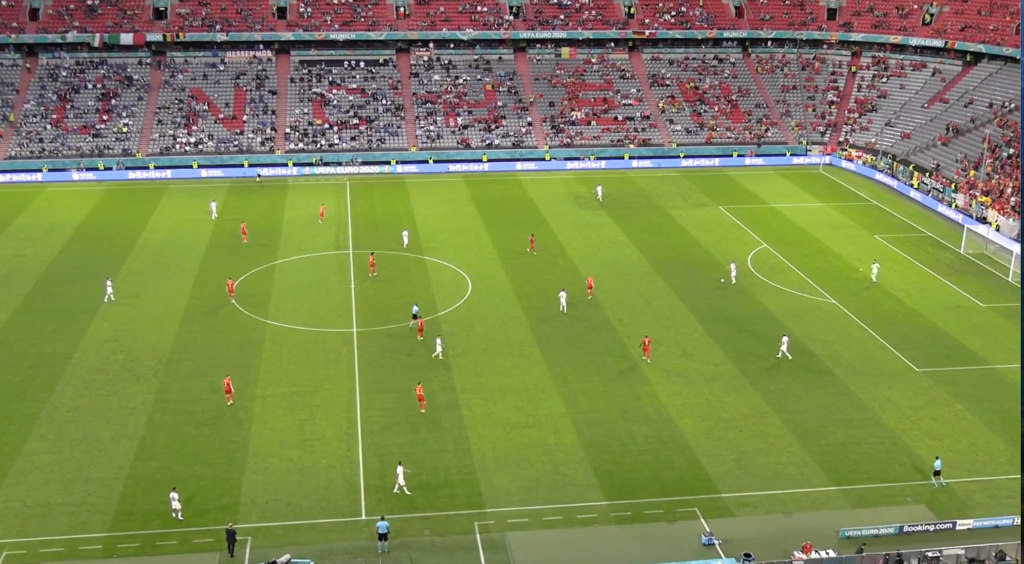
#> input picture IMAGEN PARA ANALISIS PRO.png, 2048 x 1127 px (shown at 1/2 size)
$ python -i 02_track_to_csv_filtrado.py   (imports and definitions only)
#> lines starting #> are read from the running program, lines starting #| are printed output that depends on the picture; after the words box and inside, x2 and y2 are one past the last pixel; in counts of white or black regions, pixels touching at a corner belong together
#> further down, picture is the input picture: shape (1127, 2048, 3); mean B, G, R 78.8, 134.8, 124.5
from ultralytics import YOLO
import pandas as pd
import numpy as np
import cv2

VIDEO = "match2_clip_1m_60s.mp4"
MODEL = "yolo11l.pt"
IMGSZ = 1280
CONF  = 0.25
IOU   = 0.6

OUT_CSV = "detecciones_track_filtrado.csv"

# HSV del césped (mismos que usaste)
LOW = (35, 40, 40)
HIGH = (90, 255, 255)

MIN_BBOX_H = 25      # filtra personas muy pequeñas (banquillo/gradas)
FOOT_OFFSET = 6      # píxeles por debajo del pie
PATCH = 7            # parche 7x7 para evitar fallos

def mask_cesped(frame_bgr):
    """Máscara de césped por frame (robusta a paneos)."""
    hsv = cv2.cvtColor(frame_bgr, cv2.COLOR_BGR2HSV)
#> hsv: shape (1127, 2048, 3); mean H, S, V 68.7, 120.1, 143.3
    m = cv2.inRange(hsv, LOW, HIGH)
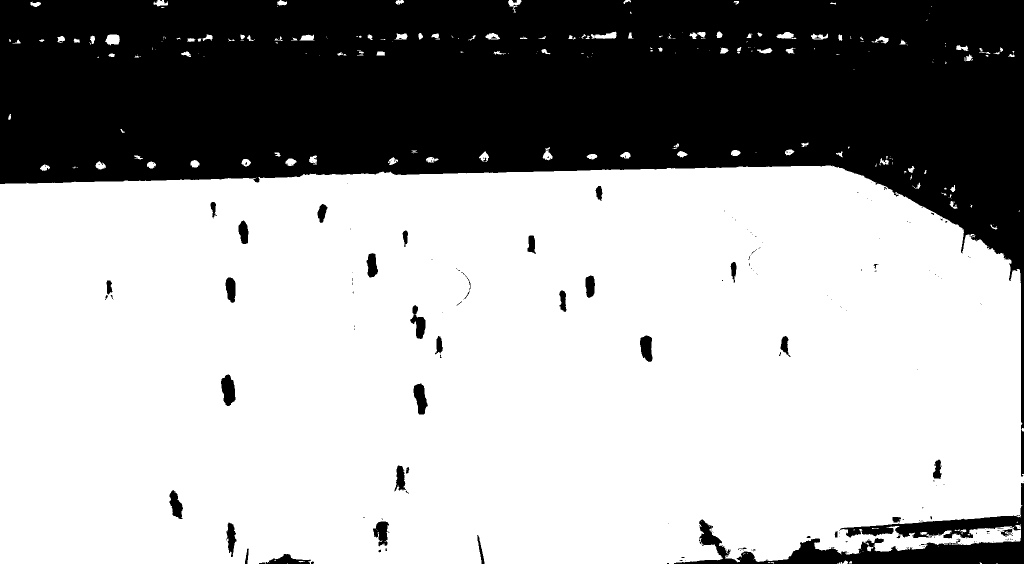
#> m: shape (1127, 2048) (shown at 1/2 size); 66.2% white; 211 black regions (167 under 20 px), largest, box (x1, y1, x2, y2) and area: (0, 0, 2048, 953) 733768, (1348, 966, 2048, 1127) 28241, (442, 749, 471, 812) 1292

    kernel = np.ones((7, 7), np.uint8)
    m = cv2.morphologyEx(m, cv2.MORPH_OPEN, kernel)
#> m: shape (1127, 2048); 65.8% white; 91 black regions (58 under 20 px), largest, box (x1, y1, x2, y2) and area: (0, 0, 2048, 953) 741575, (1348, 962, 2048, 1127) 31436, (442, 749, 471, 812) 1294
    m = cv2.morphologyEx(m, cv2.MORPH_CLOSE, kernel)
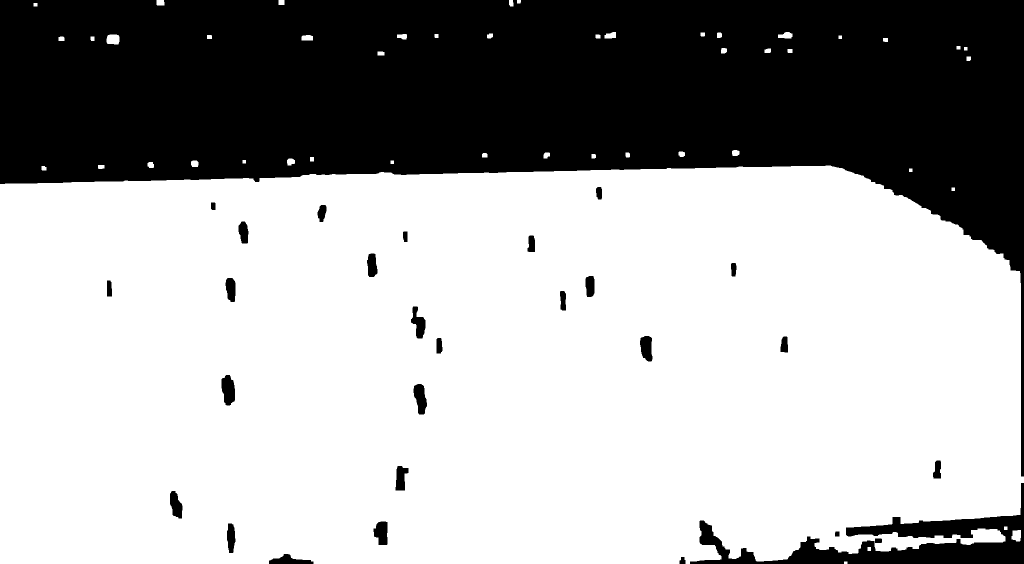
#> m: shape (1127, 2048) (shown at 1/2 size); 65.9% white; 29 black regions, largest, box (x1, y1, x2, y2) and area: (0, 0, 2048, 953) 741212, (1380, 966, 2048, 1127) 30731, (443, 750, 470, 811) 1268

    # quedarnos con el componente más grande (campo)
    num_labels, labels, stats, _ = cv2.connectedComponentsWithStats(m, connectivity=8)
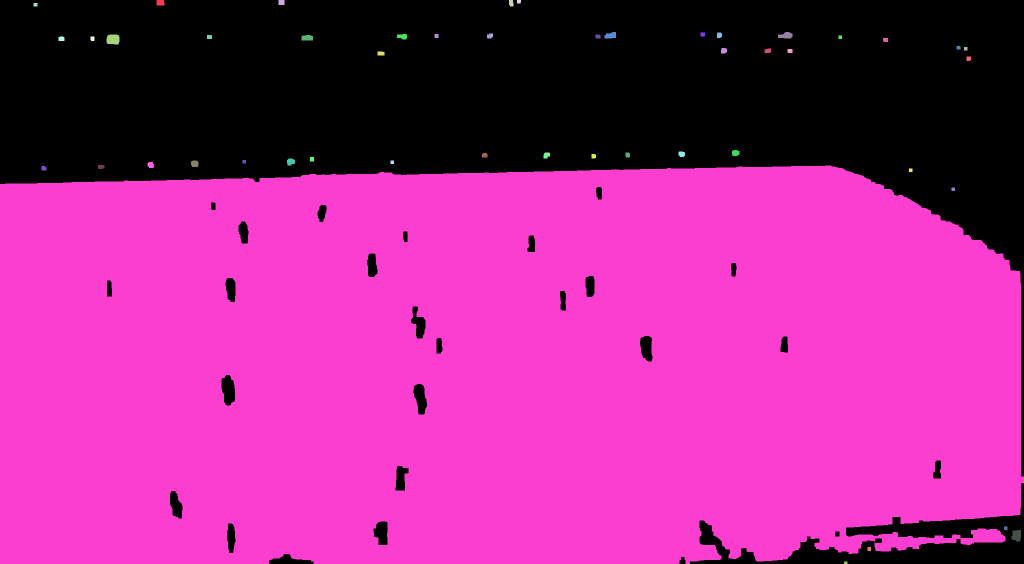
#> labels: shape (1127, 2048) int32 (shown at 1/2 size); 49 distinct labels, from 0 to 48; one colour per label, 0 black
#> num_labels = 49; stats = 49 rows, first 6: [0, 0, 2048, 1127, 787770], [313, 0, 16, 11, 171], [557, 0, 12, 10, 120], [1018, 0, 9, 13, 107], [1034, 0, 8, 7, 54], [67, 6, 8, 7, 56]
    if num_labels > 1:
        largest = 1 + np.argmax(stats[1:, cv2.CC_STAT_AREA])
#> largest = 41
        m = (labels == largest).astype(np.uint8) * 255
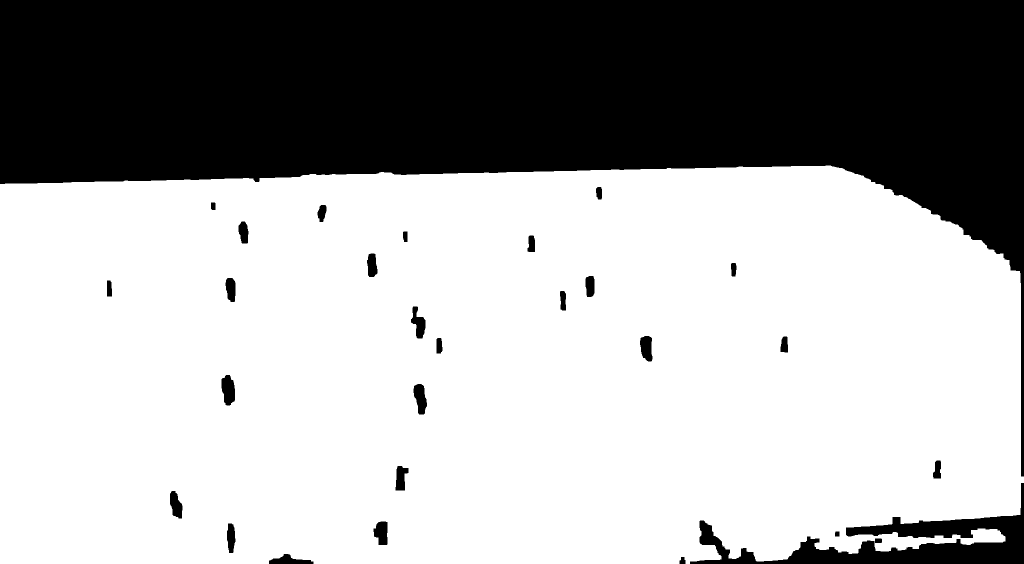
#> m: shape (1127, 2048) (shown at 1/2 size); 65.6% white; 29 black regions, largest, box (x1, y1, x2, y2) and area: (0, 0, 2048, 953) 746116, (1380, 966, 2048, 1127) 31230, (443, 750, 470, 811) 1268

    # rellenar agujeros (jugadores) – igual que en tu opción A
    mb = (m > 0).astype(np.uint8)
    inv = 1 - mb
    ff = inv.copy()
    h, w = ff.shape
#> h = 1127; w = 2048
    ff_mask = np.zeros((h + 2, w + 2), np.uint8)
    cv2.floodFill(ff, ff_mask, (0, 0), 2)
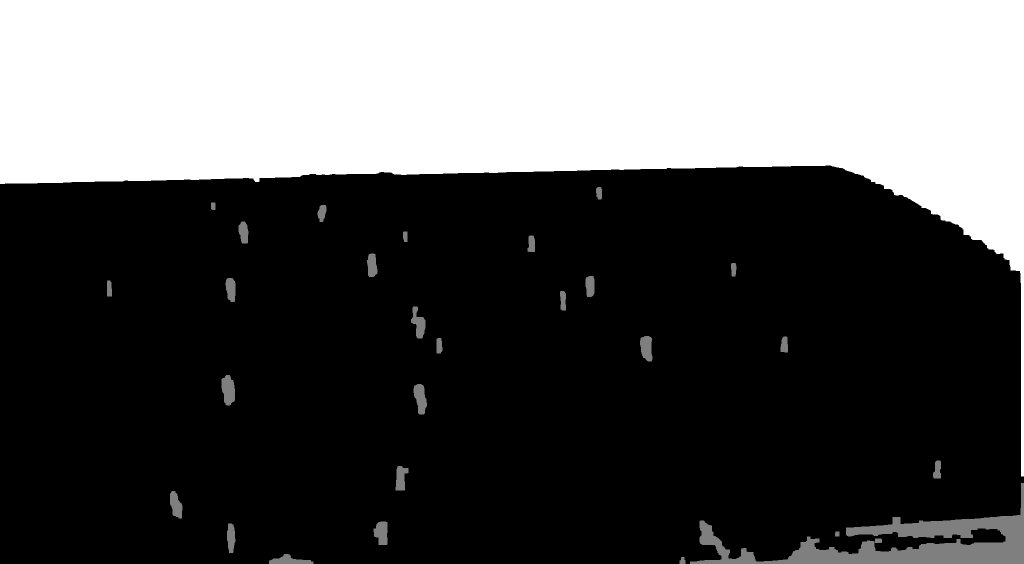
#> ff: shape (1127, 2048) (shown at 1/2 size); min 0, max 2, mean 0.667; drawn with min black and max white
    holes = (inv == 1) & (ff != 2)
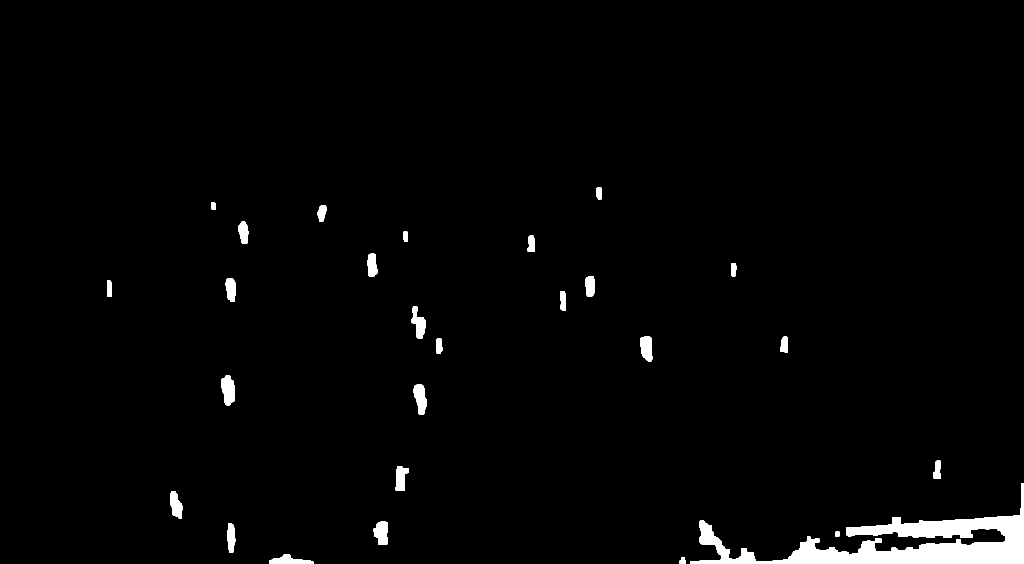
#> holes: shape (1127, 2048) bool (shown at 1/2 size); 2% white; 28 white regions, largest, box (x1, y1, x2, y2) and area: (1380, 966, 2048, 1127) 31230, (443, 750, 470, 811) 1268, (827, 768, 854, 829) 1128
    mb[holes] = 1
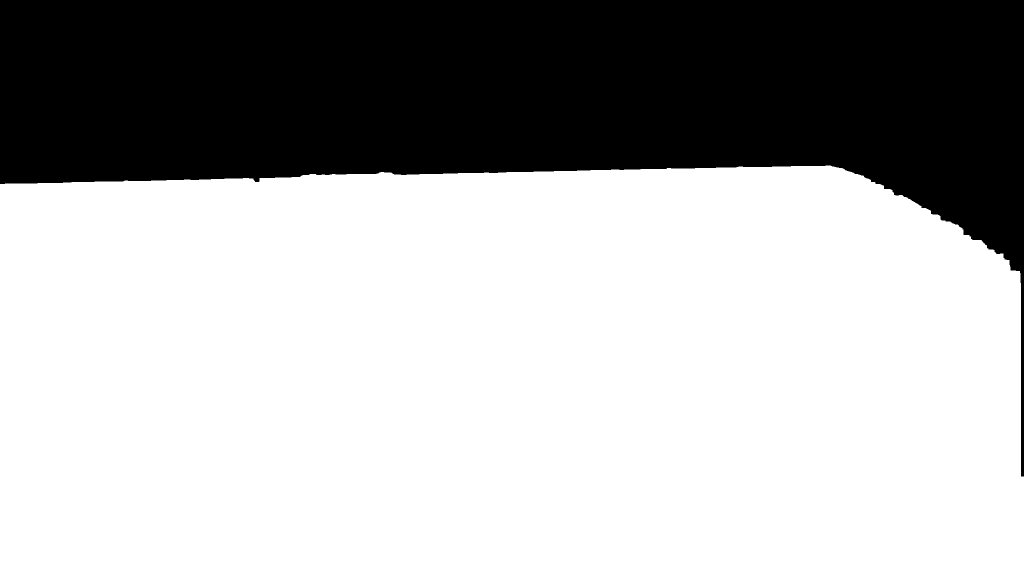
#> mb: shape (1127, 2048) (shown at 1/2 size); values 0 (black) and 1 (white), 67.7% white; 1 black region, box (x1, y1, x2, y2) and area: (0, 0, 2048, 953) 746116
    return (mb * 255).astype(np.uint8)

# [70 lines left out: function main, not called in this run]

# [2 lines not run here, left out]

>>> import cv2
>>> picture = cv2.imread('../IMAGEN PARA ANALISIS PRO.png')
>>> result = mask_cesped(picture)

$ run again, on H0.png
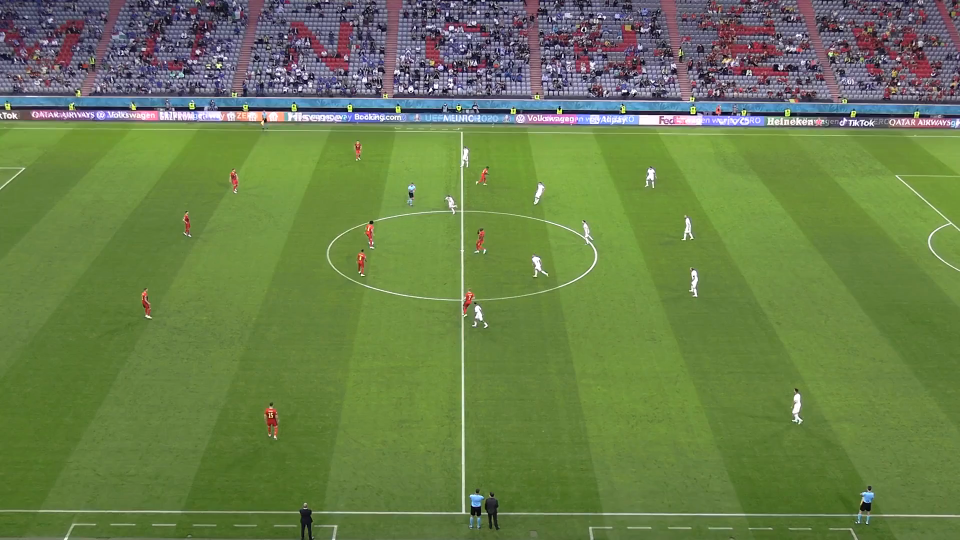
#> input picture H0.png, 1920 x 1080 px (shown at 1/2 size)
#> picture is the input picture: shape (1080, 1920, 3); mean B, G, R 75.5, 126.2, 105.5
#> hsv: shape (1080, 1920, 3); mean H, S, V 62.3, 123.5, 132.9
#> in mask_cesped, `num_labels, labels, stats, _ = cv2.connectedComponentsWithStats(m, con..`:
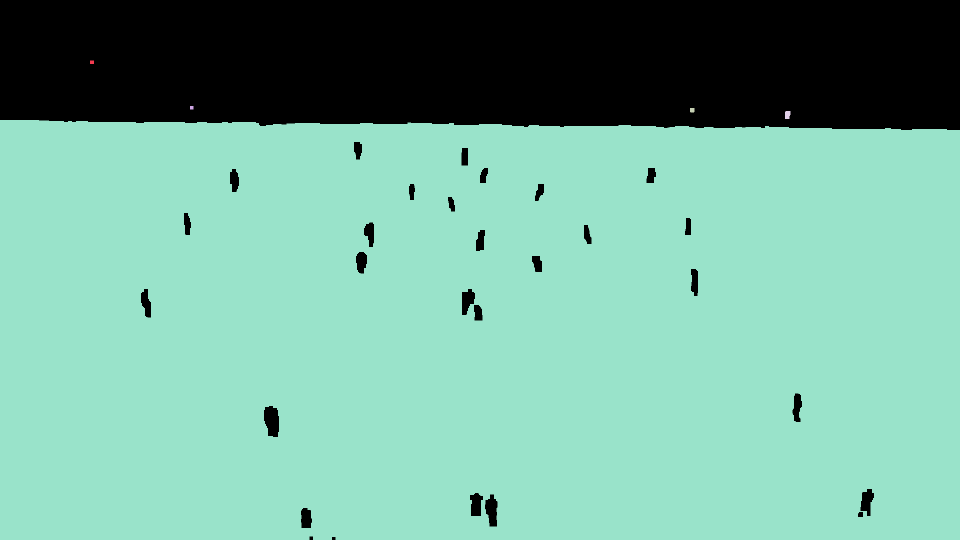
#> labels: shape (1080, 1920) int32 (shown at 1/2 size); 6 distinct labels, from 0 to 5; one colour per label, 0 black
#> num_labels = 6; stats = [[0, 0, 1920, 1080, 495556], [180, 121, 8, 7, 56], [380, 212, 7, 7, 49], [1380, 216, 9, 9, 79], [1570, 222, 11, 16, 160], [0, 240, 1920, 840, 1577700]]
#> largest = 5
#> inv: shape (1080, 1920); values 0 (black) and 1 (white), 23.9% white; 29 white regions, largest, box (x1, y1, x2, y2) and area: (0, 0, 1920, 260) 479797, (528, 812, 558, 874) 1504, (970, 989, 995, 1053) 1144
#> holes: shape (1080, 1920) bool; 0.78% white; 28 white regions, largest, box (x1, y1, x2, y2) and area: (528, 812, 558, 874) 1504, (970, 989, 995, 1053) 1144, (1721, 978, 1748, 1032) 930
#> in mask_cesped, `mb[holes] = 1`:
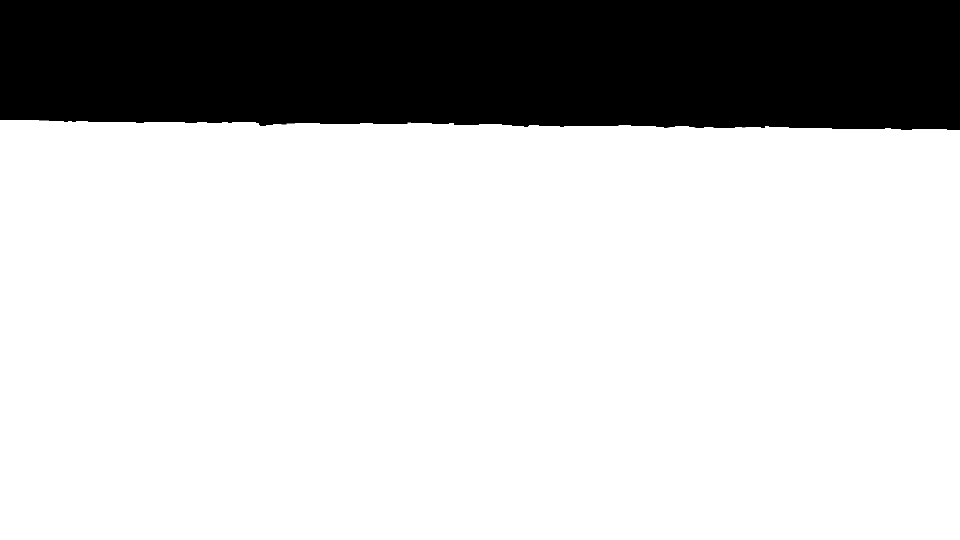
#> mb: shape (1080, 1920) (shown at 1/2 size); values 0 (black) and 1 (white), 76.9% white; 1 black region, box (x1, y1, x2, y2) and area: (0, 0, 1920, 260) 479797

$ run again, on H1.png
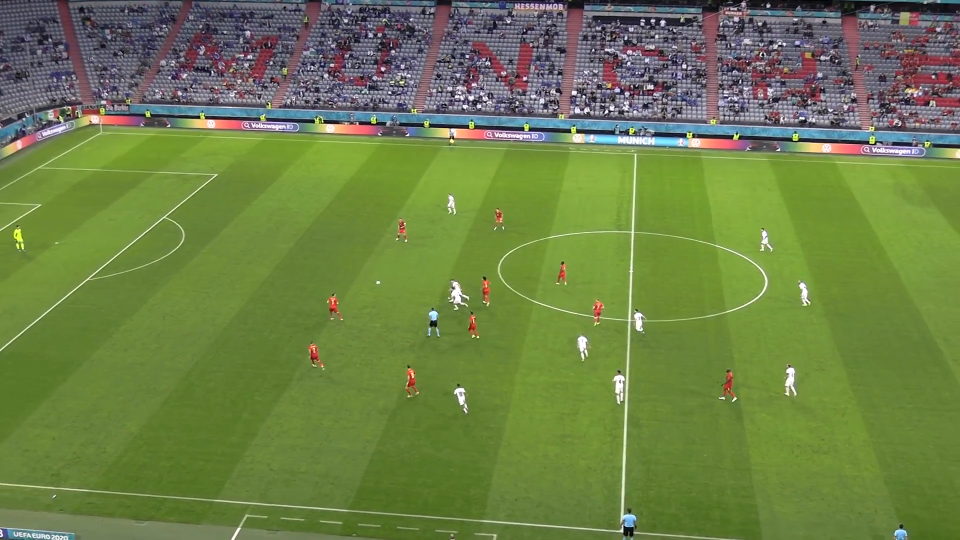
#> input picture H1.png, 1920 x 1080 px (shown at 1/2 size)
#> picture is the input picture: shape (1080, 1920, 3); mean B, G, R 71.3, 127.6, 108.7
#> hsv: shape (1080, 1920, 3); mean H, S, V 63.2, 126.9, 133.6
#> in mask_cesped, `num_labels, labels, stats, _ = cv2.connectedComponentsWithStats(m, con..`:
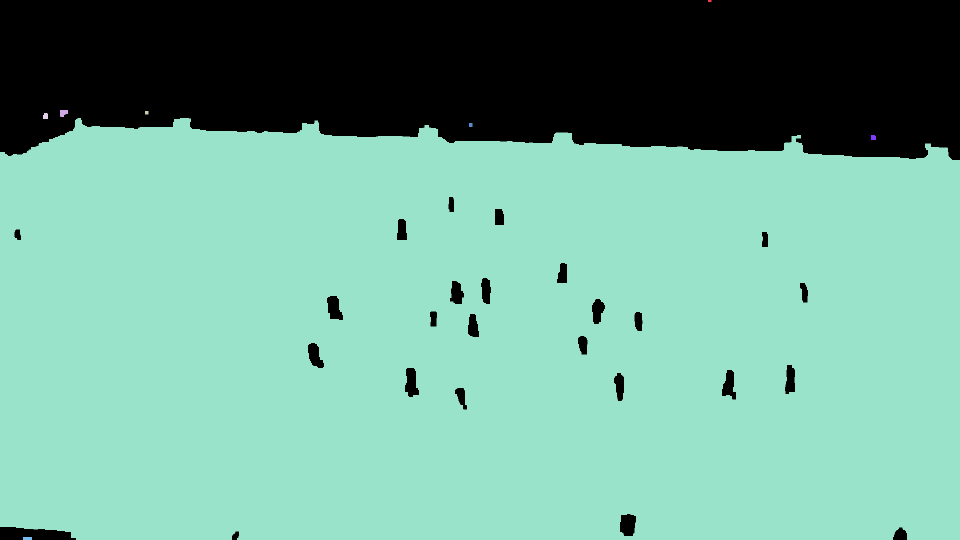
#> labels: shape (1080, 1920) int32 (shown at 1/2 size); 9 distinct labels, from 0 to 8; one colour per label, 0 black
#> num_labels = 9; stats = [[0, 0, 1920, 1080, 559933], [1416, 0, 7, 4, 28], [120, 220, 16, 14, 181], [290, 222, 7, 7, 49], [86, 226, 10, 12, 110], [0, 236, 1920, 844, 1513039], [938, 246, 7, 8, 56], [1742, 270, 10, 10, 96], [46, 1074, 18, 6, 108]]
#> largest = 5
#> inv: shape (1080, 1920); values 0 (black) and 1 (white), 27% white; 26 white regions, largest, box (x1, y1, x2, y2) and area: (0, 0, 1920, 320) 540865, (0, 1054, 152, 1080) 3131, (1240, 1028, 1272, 1072) 1182
#> holes: shape (1080, 1920) bool; 0.95% white; 25 white regions, largest, box (x1, y1, x2, y2) and area: (0, 1054, 152, 1080) 3131, (1240, 1028, 1272, 1072) 1182, (810, 736, 838, 794) 1148
#> in mask_cesped, `mb[holes] = 1`:
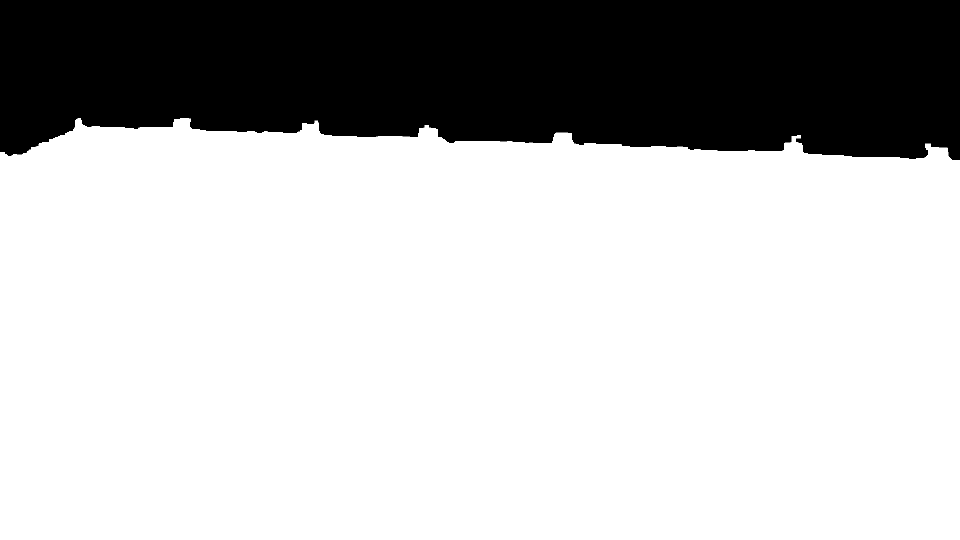
#> mb: shape (1080, 1920) (shown at 1/2 size); values 0 (black) and 1 (white), 73.9% white; 1 black region, box (x1, y1, x2, y2) and area: (0, 0, 1920, 320) 540865
